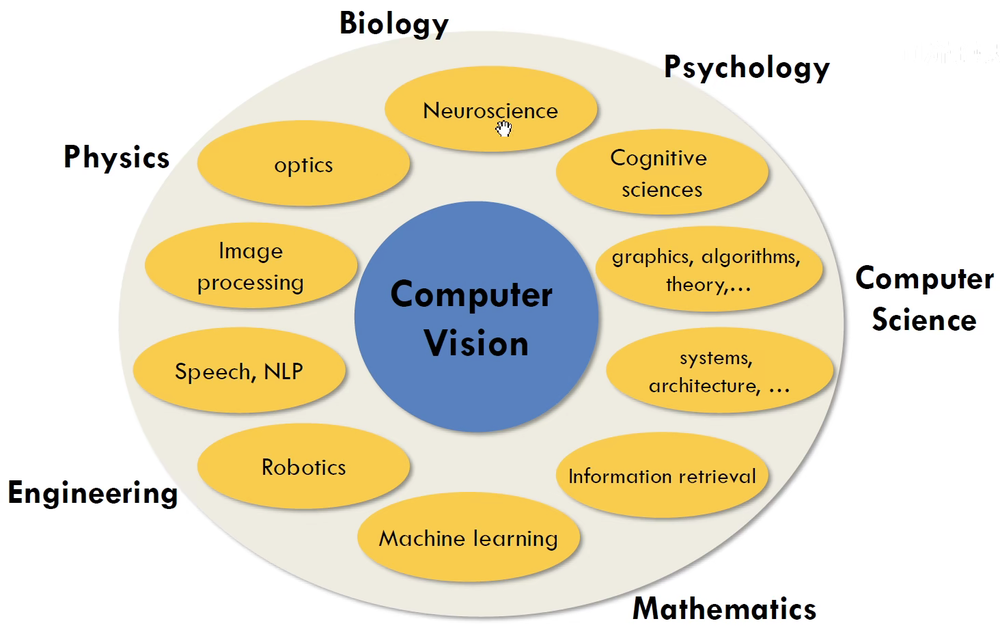
#> input picture CS231N/images/1.png, 1000 x 632 px, shrunk from 1464 x 925 before the run; its folder holds only this picture in this run
$ python 08_laplaceOperator.py
#> lines starting #> are read from the running program, lines starting #| are printed output that depends on the picture; after the words box and inside, x2 and y2 are one past the last pixel; in counts of white or black regions, pixels touching at a corner belong together
#!/usr/bin/env python3
# -*- coding: utf-8 -*-

'''
@File: 08_laplaceOperator.py
@Python Version: 3.12.1
@Author: Wei Li (Ithaca)
@Email: weili_yzzcq@163.com
@Blog: https://2694048168.github.io/blog/
@Date: 2024-03-09
@copyright Copyright (c) 2024 Wei Li
@Description: 图像边缘检测之拉普拉斯算子,水墨效果的边缘图
'''

import os
import glob
import tqdm
import cv2 as cv
import numpy as np
from scipy import signal


class EdgeDetect():
    def __init__(self, original_folder, save_folder):
        self.m_image_list = []
        self.m_original_folder = original_folder
        self.m_save_folder = save_folder

    def readImageFolder(self):
        """从本地磁盘文件夹中读取图像文件到列表,
            支持的图像格式后缀: png, jpg, jpeg, bmp, tiff, gif, webp

        Args:
            original_folder (string): 文件夹路径
            image_list: 图像文件列表
        """
        for extension in ["png", "jpg", "jpeg", "bmp", "tiff"]:
            self.m_image_list += glob.glob(os.path.join(self.m_original_folder, f"*.{extension}"))
        assert len(self.m_image_list), f"there is not any image in the {self.m_original_folder}!"

    def laplaceOperator(self, image, _boundary="fill", _fillvalue=0):
        # laplace convolution kernel
        laplace_kernel = np.array([[0, -1, 0], [-1, 4, -1], [0, -1, 0]], np.float32)
        # laplace_kernel = np.array([[-1, -1, -1], [-1, 8, -1], [-1, -1, -1]], np.float32)

        img_laplace_conv = signal.convolve2d(image, laplace_kernel, mode="same", boundary=_boundary, fillvalue=_fillvalue)

        return img_laplace_conv

    def imageEdgeDetect(self):
        """针对输入的图像进行拉普拉斯算子操作"""
        for file in tqdm.tqdm(self.m_image_list):
            image = cv.imread(file, flags=0)
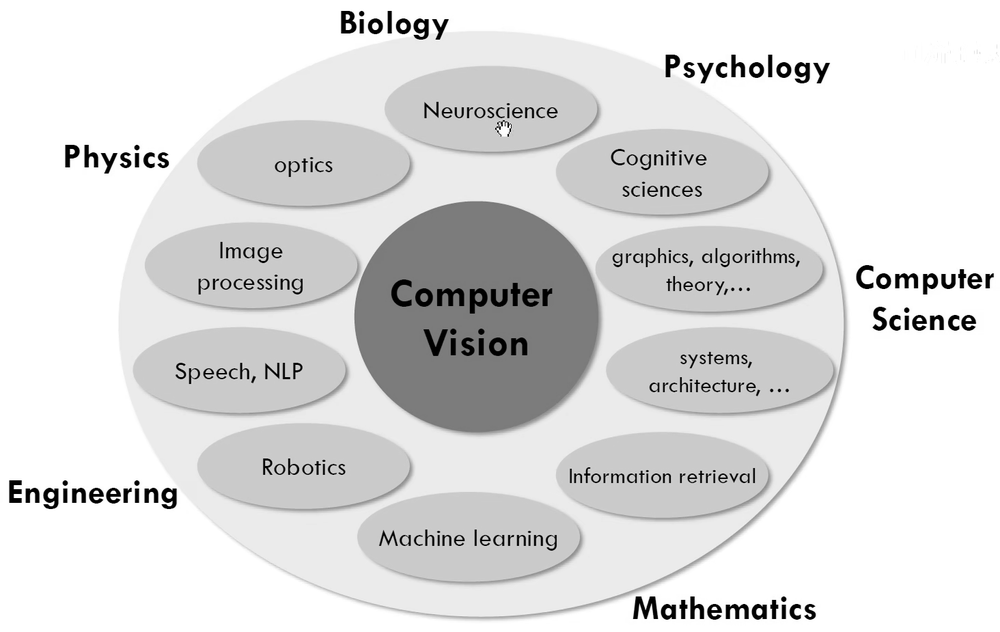
#> image: shape (632, 1000); min 0, max 255, mean 221.5
            img_laplce_conv = self.laplaceOperator(image, "symm")
#> in laplaceOperator, `img_laplace_conv = signal.convolve2d(image, laplace_kernel, mode="same..`:
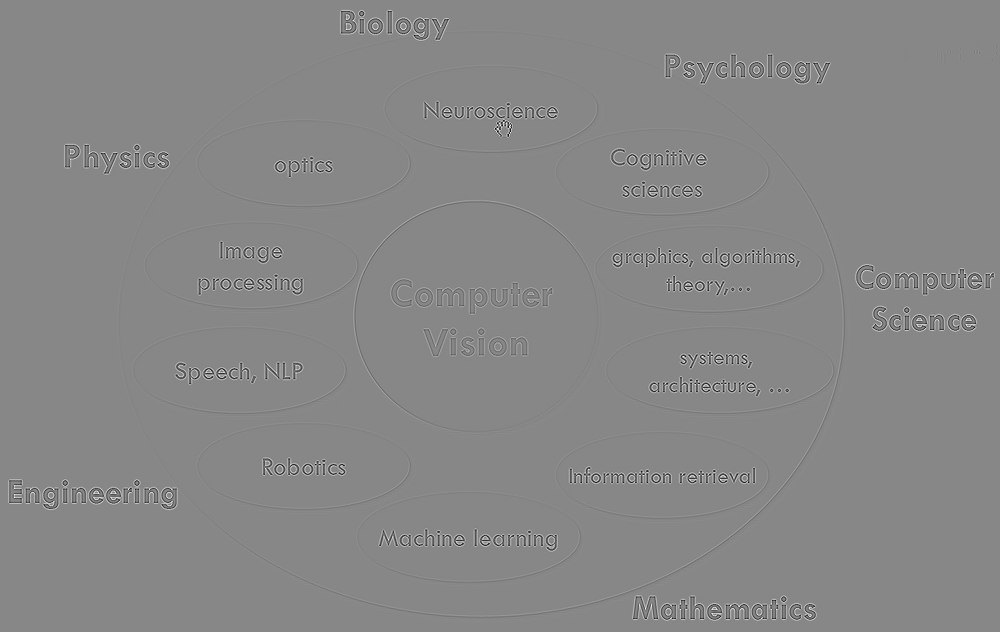
#> img_laplace_conv: shape (632, 1000) float32; min -528, max 468, mean 0; drawn with min black and max white
            # case 1, 阈值化处理
            thresholdEdge = np.copy(img_laplce_conv)
            thresholdEdge[thresholdEdge>0] = 255
            thresholdEdge[thresholdEdge<0] = 0
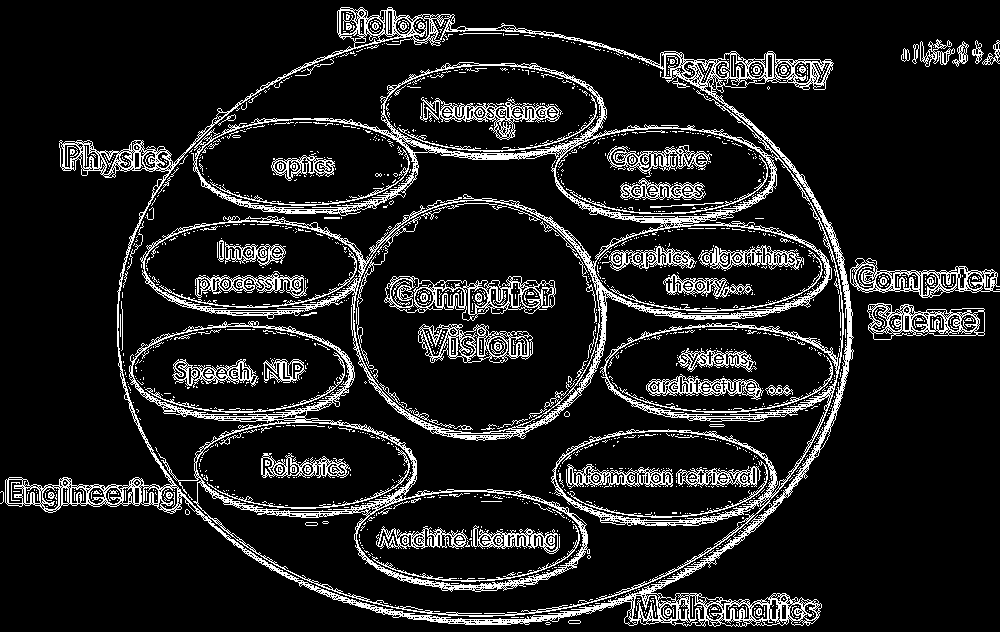
#> thresholdEdge: shape (632, 1000) float32; 12.4% white in thin lines or dots
            thresholdEdge = thresholdEdge.astype(np.uint8)
#> thresholdEdge: shape (632, 1000); 12.4% white in thin lines or dots

            # case 2, 抽象化处理(水墨画效果)
            asbstractionEdge = np.copy(img_laplce_conv)
            asbstractionEdge = asbstractionEdge.astype(np.float32)
            asbstractionEdge[asbstractionEdge>=0] = 1.0
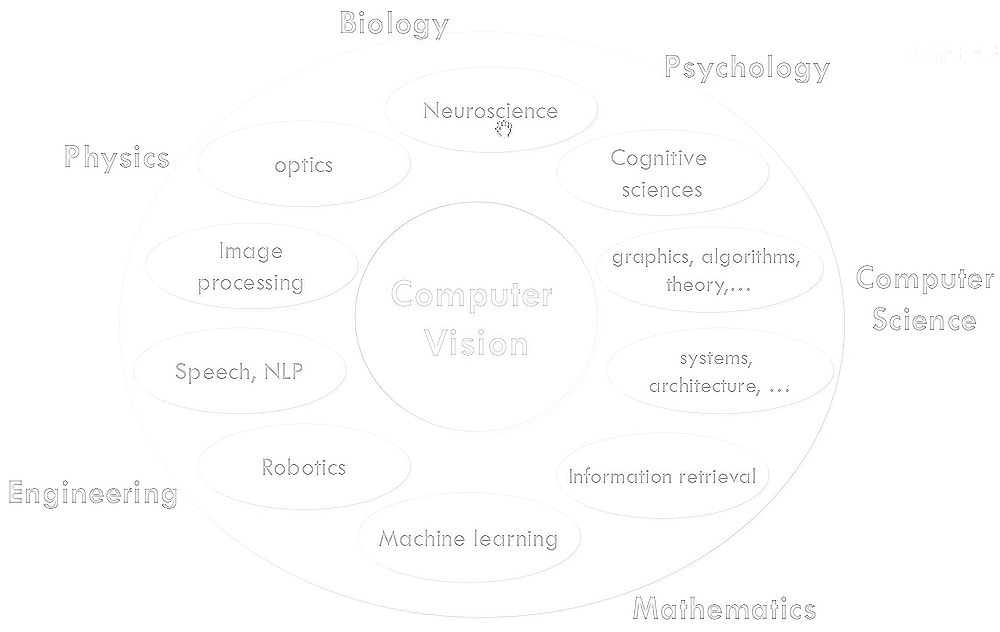
#> asbstractionEdge: shape (632, 1000) float32; min -528, max 1, mean -3.31; drawn with min black and max white
            asbstractionEdge[asbstractionEdge<0] = 1.0 + np.tanh(asbstractionEdge[asbstractionEdge<0])
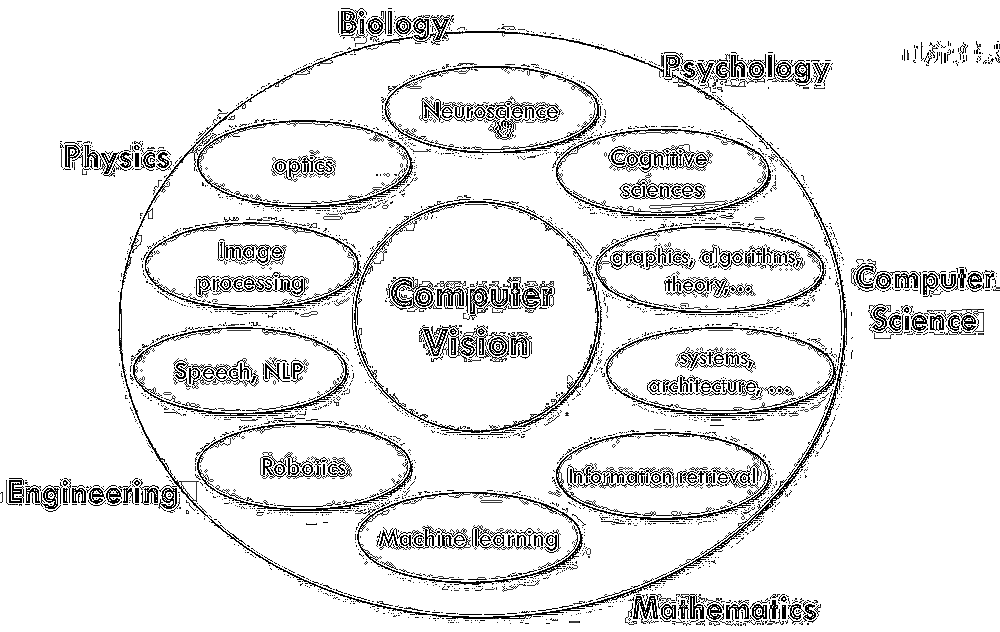
#> asbstractionEdge: shape (632, 1000) float32; 9.81% of pixels changed, all inside (x1, y1, x2, y2) = (0, 8, 1000, 626)

            cv.imshow("AsbstractionEdge", asbstractionEdge)
            cv.waitKey(0)
        print(f"--->finished downsampling processing for all image and saving into {self.m_save_folder}!")


# --------------------------
if __name__ == "__main__":
    original_folder = R"D:\Development\GitRepository\PythonTutorial/images/"
    save_folder = R"D:\Development\GitRepository\PythonTutorial/laplaceImages/"
    os.makedirs(save_folder, exist_ok=True)

    sharpen_algorithm = EdgeDetect(original_folder, save_folder)
    sharpen_algorithm.readImageFolder()
    sharpen_algorithm.imageEdgeDetect()
